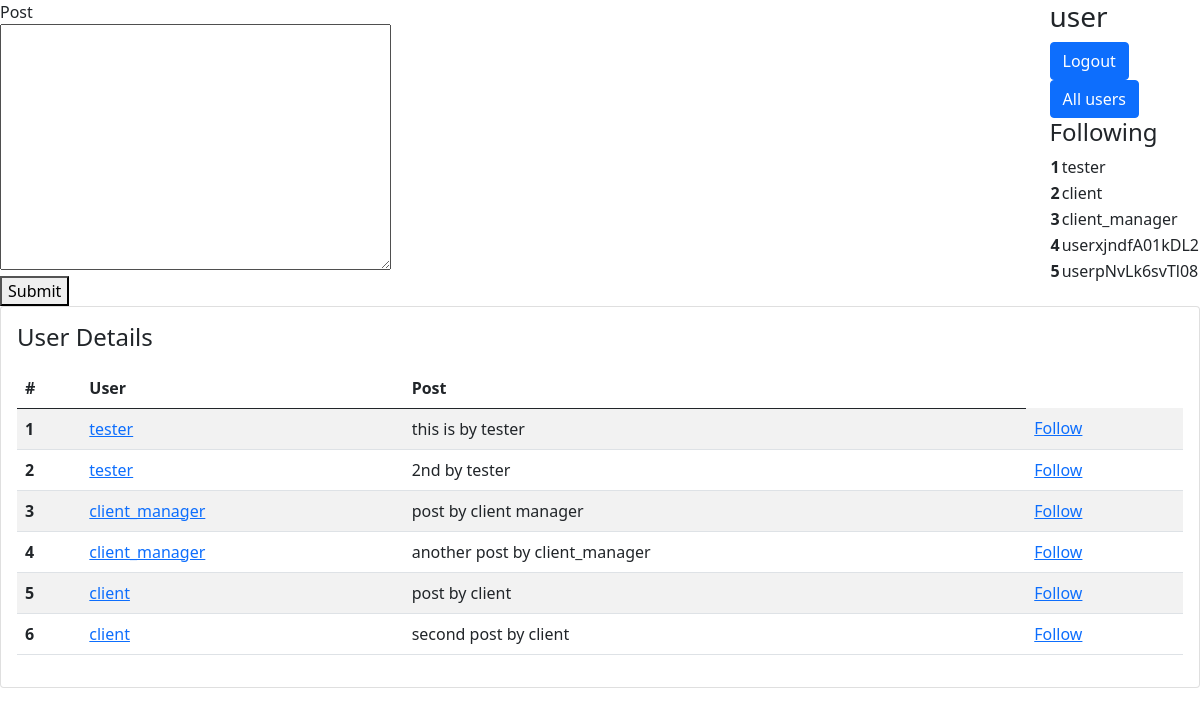
Page /dashboard/ (signed in) on the committed database.
### tweet_app/models.py (models this page shows, shortened)
class User(AbstractUser):
    mobile=models.CharField(max_length=10,null=True)
    def __str__(self):
        return self.username

class Post(models.Model):
    user=models.ForeignKey(User,on_delete=models.CASCADE)
    post=models.TextField(max_length=540,null=True,blank=True)

### tweet_app/views.py (the view, shortened to what this page needs)
# urls.py: path('dashboard/',dashboard,name='dashboard'),
def dashboard(request):
    form=PostForm()
    posts=Post.objects.exclude(user=request.user)
    following=Following.objects.get(user=request.user)
    follo=following.following.all()
    print(follo)
    return render(request,'dashboard.html',{'form':form,'posts':posts,'follo':follo})

### tweet_app/forms.py
class PostForm(forms.ModelForm):
    class Meta():
        model=Post
        fields = ('post',)

### templates/dashboard.html (shortened to what this page needs)
{% extends 'base.html' %}{% include 'messages.html'%}
{% load crispy_forms_tags %}
{% block content %}
    <div class="" style="float:right;">
      <h3>{{user}}</h3>
      <a href="{% url 'logout' %}" class="btn btn-primary">Logout</a>
      <div class="">
        <a href="{% url 'all_users'%}" class="btn btn-primary">All users</a>
      </div>
      <table>
        <h4 class="card-title">Following</h4>
        <tbody>
        {% for user in follo %}
        <tr>
        <th scope="row">{{forloop.counter}}</th>
        <td>{{user.username}}</td>
        </tr>
        {% endfor %}
      </tbody>
      </table>
    </div>
    <form class="" action="" method="post">{% csrf_token %}
      {{ form | crispy }}
      <button type="submit" name="button">Submit</button>
    </form>
    <div class="col-lg-12 grid-margin stretch-card">
              <div class="card">
                <div class="card-body">
                  <h4 class="card-title">User Details</h4>
                  <div class="table-responsive">
                    <table class="table table-striped">
                      <thead>
                        <tr>
                          <th> #</th>
                          <th> User </th>
                          <th> Post </th>
                        </tr>
                      </thead>
                      <tbody>
                          {% for post in posts %}
                        <tr>
                          <th scope="row">{{forloop.counter}}</th>
                          <td> <a href="{% url 'profile' post.user.id %}">{{post.user.username}}</a> </td>
                          <td>{{post.post}}</td>
                          <td><a href="{% url 'follow' post.user.id %}">Follow</a></td>
                        </tr>
                        {% endfor %}
                      </tbody>
                    </table>
                  </div>
                </div>
              </div>
            </div>
{% endblock %}

### rows in the picture
User: username "tester"
User: username "client"
User: username "client_manager"
User: username "userxjndfA01kDL2"
User: username "userpNvLk6svTl08"
Post: user.username "tester", post "this is by tester"
Post: user.username "tester", post "2nd by tester"
Post: user.username "client_manager", post "post by client manager"
Post: user.username "client_manager", post "another post by client_manager"
Post: user.username "client", post "post by client"
Post: user.username "client", post "second post by client"
